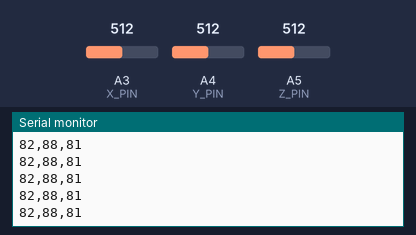
Bench run of a sketch on a simulated Arduino Uno, built with avr-gcc and run on an emulated ATmega328P. Parts: the last lines printed to the serial monitor. The test bench sets the inputs (shaded band); at power-on: A5 (Z_PIN) = 512, A3 (X_PIN) = 512, A4 (Y_PIN) = 512.

Above: at 7.2 s.
7.3 s: A5 (Z_PIN) set to 224
At 7.38 s:
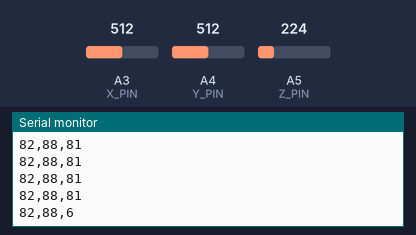
8.8 s: A5 (Z_PIN) set to 198
At 8.87 s:
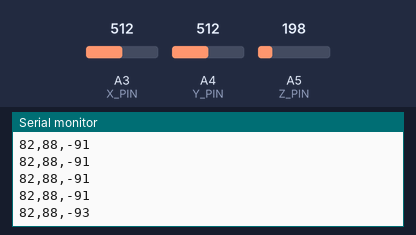
Timing chart, 0 to 11.3 s (numbered marks = the images above; inputs shaded):
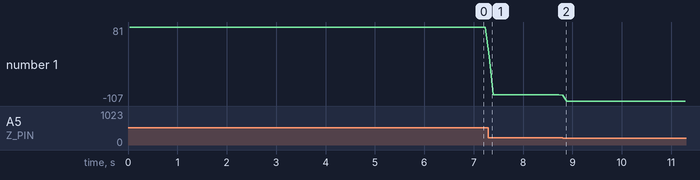

The sketch:

KXSC7-2050_test.ino
```cpp
/**
 * Arduino UnoでのKXSC7-2050加速度センサーのスケッチ
 */
const int X_PIN = A3;
const int Y_PIN = A4;
const int Z_PIN = A5;

/* 加速度センサの値の構造体 */
struct Coordinate {
  long cx;
  long cy;
  long cz;
};

/* 角度の構造体 */
struct Angle {
  int ax;
  int ay;
  int az;
};

void setup() {
  Serial.begin(115200) ;
}

void loop() {
  Coordinate c = getCoordinate();
  // showCoordinate(c); // ここのコメントアウトを外して最大値・最小値を記録してください
  Angle a = angleCalculation(c);
  showAngle(a);

  delay(50) ;
}

/**
 * 加速度センサーの値を取得する関数
 */
Coordinate getCoordinate() {
  Coordinate c;
  long x = 0, y = 0, z = 0;

  // 各データを100回読込んで平均化する
  for (int i = 0; i < 100; i++) {
    x = x + analogRead(X_PIN);  // Ｘ軸を読込む
    y = y + analogRead(Y_PIN);  // Ｙ軸を読込む
    z = z + analogRead(Z_PIN);  // Ｚ軸を読込む
  }

  c.cx = x / 100;
  c.cy = y / 100;
  c.cz = z / 100;
  return c;
}

/**
 * センサの値から各座標の角度を計算する関数
 */
Angle angleCalculation(Coordinate c){
  // 以下のx,y,zの最大値最小値は各自で測定してください
  int MAX_X = 524, MAX_Y = 514, MAX_Z = 526;
  int MIN_X = 222, MIN_Y = 214, MIN_Z = 227;

  // 各座標の1度あたりの角度を計算
  float oneAngleX = (MAX_X - MIN_X) / 180.000;
  float oneAngleY = (MAX_Y - MIN_Y) / 180.000;
  float oneAngleZ = (MAX_Z - MIN_Z) / 180.000;

  // 各座標の角度を計算
  Angle a;
  a.ax = (c.cx - MIN_X) / oneAngleX - 90;
  a.ay = (c.cy - MIN_Y) / oneAngleY - 90;
  a.az = (c.cz - MIN_Z) / oneAngleZ - 90;
  return a;
}

/**
 * 角度を表示する関数
 */
void showAngle(Angle a) {
  Serial.print(a.ax);
  Serial.print(",");
  Serial.print(a.ay);
  Serial.print(",");
  Serial.println(a.az);
}

/**
 * 加速度センサーの値を表示する関数
 */
void showCoordinate(Coordinate c) {
  Serial.print("x:");
  Serial.print(c.cx);
  Serial.print(" y:");
  Serial.print(c.cy);
  Serial.print(" z:");
  Serial.println(c.cz);
}
```

Measured:
- after the input at 7.3 s, the serial monitor: prints a new line at once (image 1)
- after the input at 8.8 s, the serial monitor: prints a new line at once (image 2)
- plotted number 1: 81 → -91 after the input at 7.3 s, -91 → -107 after the input at 8.8 s
